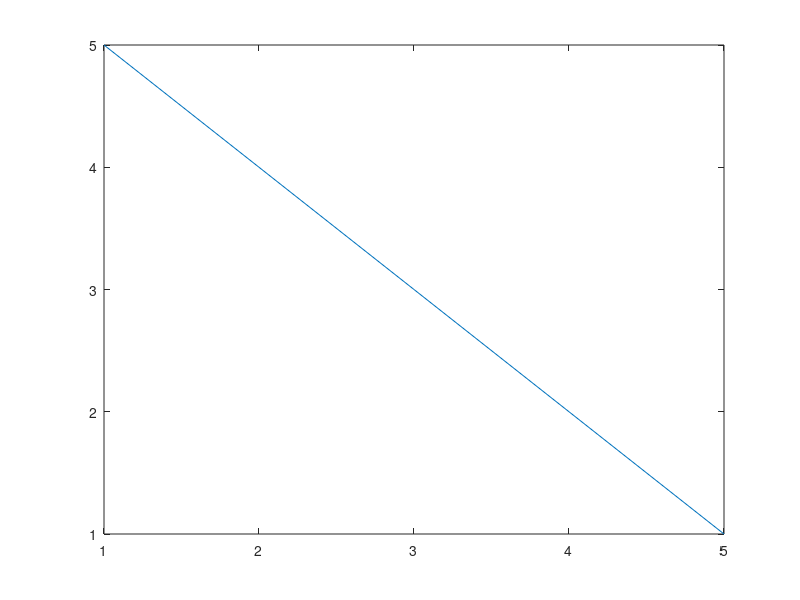

The MATLAB source for this figure: (Note: this script raises an error after producing the figure.)
%% Exercise 1
% linspace doesn't work with : operator
asdf = linspace(-30,30,1); 
% array index can't be 0
cm=rand(1,10); morty=cm(1);
% Since one column is selected, a vector must be assigned
tu(:,4) = nan(4,1); 
% mean() only returns one value, it can't be assigned into an array
m1 = mean([randn(1,10) zeros(5,1)']);
% Wrong spelling
asdf=zeros(3,4); asdf(3,2);
% end can't come after an expression without ;
for i=1:3 
    tmp(i)=i;
end
% Dimensions doesn't match
bsxfun(@times,randn(5,2),linspace(1,5,5)')
% Dimensions doesn't match
cat(1,zeros(10,3),ones(10,3))
% Dimensions doesn't match
dsearchn(linspace(-10,10,100)',[3 4]')
% Must specify x for the log(1:10)
plot(1:10,(1:10).^2,1:10,log(1:10))
% Index must be non-zero positive integer
r=1:10; r(ceil(rand))
% Both must be row vectors
[randn(1,10) zeros(5,1)']
% Second argument can only be 0 or 1
std(randn(1000,1),0)
% Third dimension should have 3 channels
imagesc(randn(5,3,3))
% Left side should be a matrix, not a vector
q(:,:) = bsxfun(@times,randn(5,2),linspace(1,5,2));
% Clear removes the workspace, can't assign after that
a=rand; c=a;
% Number of elements must not change. Use [] as one of the size inputs to
% automatically calculate the appropriate size for that dimension.
e = reshape(randn(5,3,4),2,3,[]);
% Non-singleton dimensions of the two input arrays must match each other.
bsxfun(@times,randn(5,2),linspace(1,5,5)')
% round(rand) may produce 0
r=1:10; r(ceil(rand))
% index cannot be zero or negative
for i=-3:3, tmp(i+4)=i; end
% Can't pass empty argument
plot(1:5,5:9)
% 5:1 is empty vector
plot(1:5,5:-1:1)

%% Exercise 2
nums2sq = -15:1.2:19;
sqmat = zeros(length(nums2sq),2);
for i=2:length(nums2sq)
    sqmat(i,1) = abs(nums2sq(i))^1.2 - mean(sqmat(i-1:i,1));
    sqmat(i,2) = nums2sq(i)^2 - sign(nums2sq(i))*log(abs(nums2sq(i)));
end

nums2sq = -15:1.2:19;
for i=2:length(nums2sq)
    if i == 2
        sqmat = zeros(length(nums2sq),2);
    end
    sqmat(i,1) = abs(nums2sq(i))^1.2 - mean(sqmat(i-1:i,1));
    sqmat(i,2) = nums2sq(i)^2 - sign(nums2sq(i))*log(abs(nums2sq(i)));
end

%% Exercise 3
outdat = zeros(100000,3);
l = 50;
r = 1;
while l>1
    % computations here...
    outdat(r,:) = results;
    r = r+1;
    l = l*.973;
end
toremove = sum(outdat,2)==0;
outdat(toremove,:) = [];